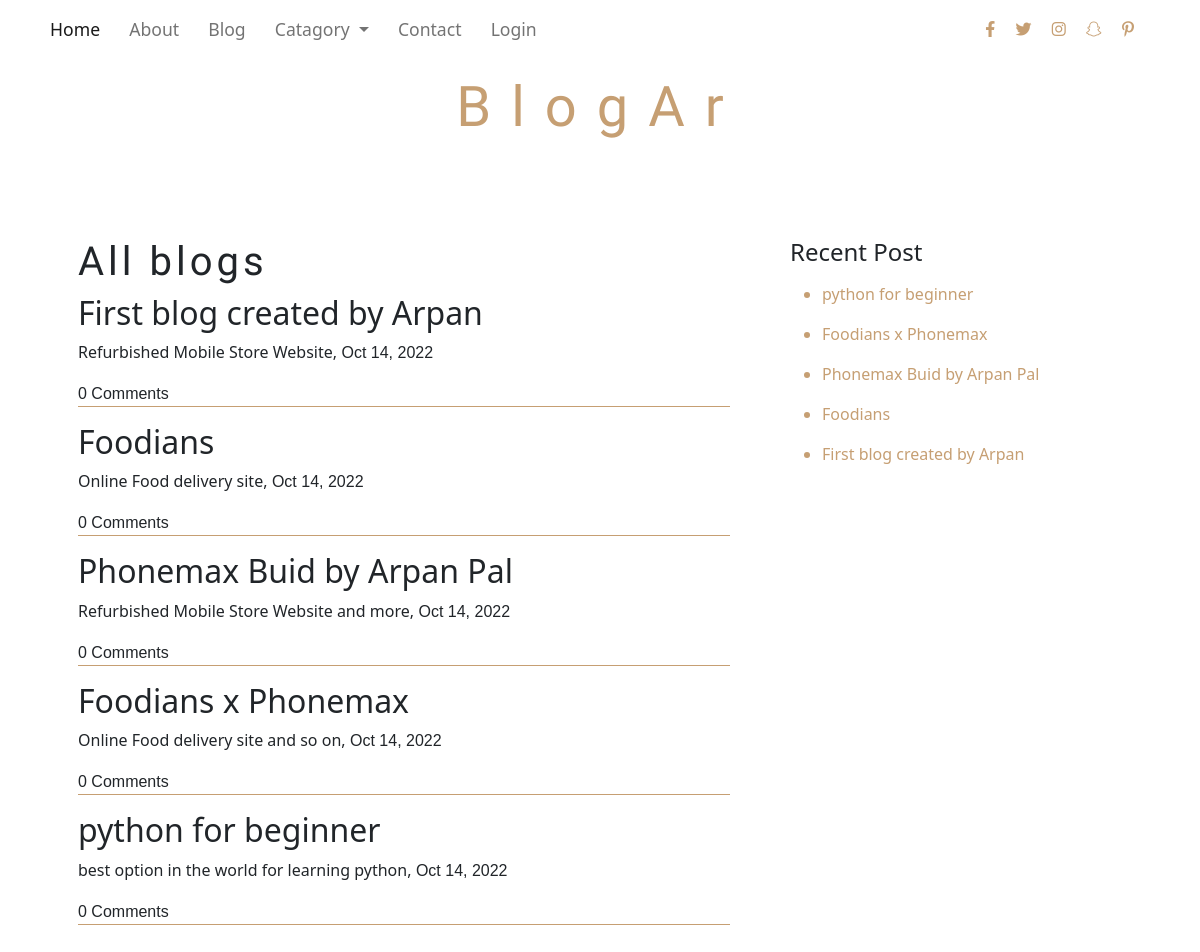
/blog, run on an earlier commit of the app's database.
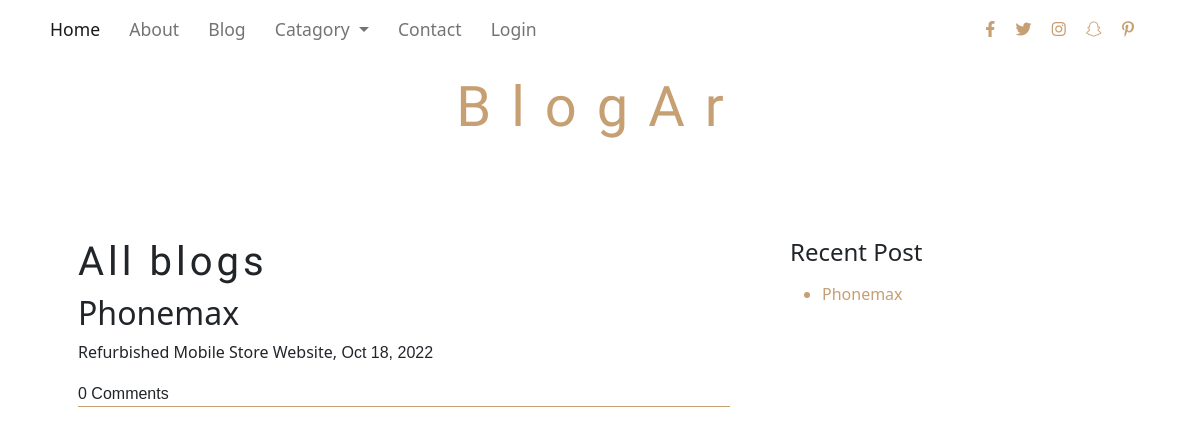
And on a later commit of the database.
### main.py (models this page shows)
class Blog(db.Model, UserMixin):
    __tablename__ = 'blog'
    id = Column(Integer, primary_key=True)
    title = Column(String(250))
    subtitle = Column(String(250))
    date = Column(String(20))
    body = Column(String(250))
    blogs = relationship('Comment', cascade='all, delete', backref='blog', lazy=True)

### main.py (the view)
@app.route("/blog")
def blog():
    all_blog = db.session.query(Blog).all()
    return render_template("blog.html", blogs=all_blog, current_user=current_user, logged_in=True)

### templates/blog.html (shortened to what this page needs)
{% extends 'base.html' %}
{% block body %}
    <div class="container mt-5 p-5">
        <div class="row">
            <div class="col-lg-8 col-sm-12 pe-5">
                <div class="h3 all_blog">All blogs</div>
                {% for blog in blogs  %}
                <div class="post mb-3">
                    <p class="h2 heading_blog"><a href="{{ url_for('blog_details', id=blog.id) }}">{{blog.title}}</a></p>
                    <p>{{blog.subtitle}},<span> {{blog.date}}</span></p>
                    <span>0 Comments</span>
                </div>
                {% endfor %}
            </div>
            <div class="col-lg-4 col-sm-12">
                <div class="h4">Recent Post</div>
                <ul>
                    {% for blog in blogs[:-6:-1]  %}
                    <li class="blog_title mt-3"><a href="{{ url_for('blog_details', id=blog.id) }}">{{blog.title}}</a></li>
                    {% endfor %}
                </ul>
            </div>
        </div>
    </div>
{% endblock body %}

### templates/base.html (shortened to what this page needs)
<!DOCTYPE html>
<html lang="en">
<head>
    <link href="https://cdn.jsdelivr.net/npm/bootstrap@5.0.2/dist/css/bootstrap.min.css" rel="stylesheet">
    <link rel="stylesheet" href="https://cdnjs.cloudflare.com/ajax/libs/font-awesome/6.2.0/css/all.min.css" />
    <link rel="stylesheet" href="{{ url_for('static', filename='../static/css/style.css') }}">
</head>
<body>
    <nav class="navbar navbar-expand-lg navbar-light ">
        <div class="container">
          <div class="collapse navbar-collapse" id="navbarNavDropdown">
            <ul class="navbar-nav">
              <li class="nav-item">
                <a class="nav-link active" aria-current="page" href="{{ url_for('home') }}">Home</a>
              </li>
              <li class="nav-item">
                <a class="nav-link" href="#">About</a>
              </li>
              <li class="nav-item">
                <a class="nav-link" href="{{ url_for('blog') }}">Blog</a>
              </li>
              <li class="nav-item dropdown">
                <a class="nav-link dropdown-toggle" href="#" id="navbarDropdownMenuLink" role="button" data-bs-toggle="dropdown" aria-expanded="false">
                  Catagory
                </a>
              </li>
              <li class="nav-item">
                <a class="nav-link" href="#">Contact</a>
              </li>
              {% if not current_user.is_authenticated: %}
  <li class="nav-item">
    <a class="nav-link" href="{{ url_for('login') }}">Login</a>
  </li>
{% else: %}
  <li class="nav-item">
    <a class="nav-link" href="{{ url_for('logout') }}">Logout</a>
  </li>
{% endif %}
            </ul>
          </div>
          <div class="contact_icons pe-2">
            <i class="fa-brands fa-facebook-f me-3"></i>
            <i class="fa-brands fa-twitter me-3"></i>
            <i class="fa-brands fa-instagram me-3"></i>
            <i class="fa-brands fa-snapchat me-3"></i>
            <i class="fa-brands fa-pinterest-p me-3"></i>
          </div>
        </div>
      </nav>
    <div class="container mt-3 ">
        <h2 class="text-center blog_heading">BlogAr</h2>
    </div>
    {% block body %}
    {% endblock body %}
</body>
</html>

### static/css/style.css (style rules this page uses)
* { padding: 0; margin: 0; box-sizing: border-box; }
.nav-item { font-size: 1.1rem; margin-right: 3%; }
.blog_heading { font-size: 3.5rem; letter-spacing: 20px; font-family: 'Alkalami', serif; font-family: 'Dancing Script', cursive; color: #c69f73; }
.fa-brands { color: #c69f73; }
span { font-family: 'Source Sans Pro', sans-serif; }
.all_blog { font-family: 'Alkalami', serif; letter-spacing: 4px; font-size: 2.5rem; }
.heading_blog a { color: #212529; text-decoration: none; }
.post { border-bottom: 1px solid #c69f73; }
.blog_title a,li { color: #c69f73; text-decoration: none; }

What changed in the data, as far as the page shows it:
removed Blog: title "Foodians", subtitle "Online Food delivery site", date "Oct 14, 2022"
removed Blog: title "Phonemax Buid by Arpan Pal", subtitle "Refurbished Mobile Store Website and more", date "Oct 14, 2022"
removed Blog: title "Foodians x Phonemax", subtitle "Online Food delivery site and so on", date "Oct 14, 2022"
removed Blog: title "python for beginner", subtitle "best option in the world for learning python", date "Oct 14, 2022"
changed Blog "Refurbished Mobile Store Website": title "First blog created by Arpan" → "Phonemax"; date "Oct 14, 2022" → "Oct 18, 2022"
